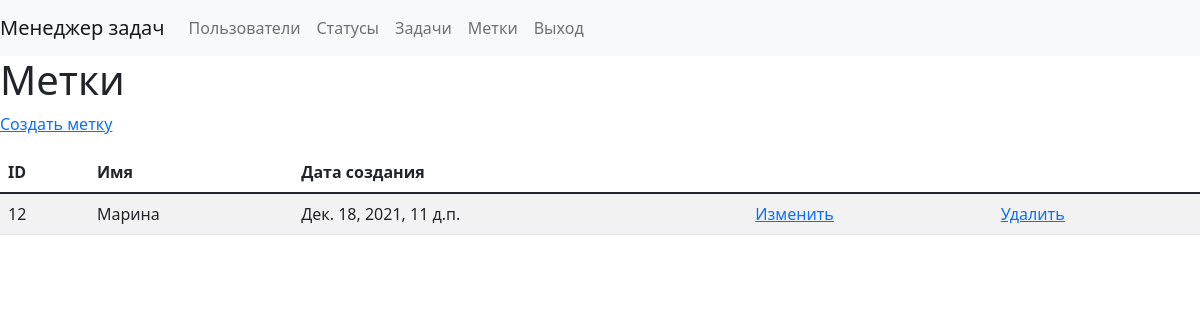
Page /labels/ (signed in) on the committed database.
### task_manager/labels/models.py (models this page shows, shortened)
class Label(models.Model):
    name = models.CharField(max_length=100)
    created_at = models.DateTimeField(auto_now_add=True)
    tasks = models.ManyToManyField('tasks.Task')
    objects = models.Manager()

### task_manager/labels/views.py (the view)
# urls.py: path('', views.LabelListView.as_view(), name='labels'),
class LabelListView(LoginRequiredMixin, ListView):
    model = Label
    paginate_by = 30
    template_name = 'label_list.html'

### task_manager/labels/templates/label_list.html
{% extends 'task_manager/base.html' %}
{% load i18n %}
{% load widget_tweaks %}
{% block content %}
<h1>{% trans "Метки" %}</h1>
<p><a href="{% url 'label/create' %}">{% trans "Создать метку" %} </a></p>
<table class="table table-striped">
  <thead>
    <tr>
      <th scope="col">{% trans "ID" %}</th>
      <th scope="col">{% trans "Имя" %}</th>
      <th scope="col">{% trans "Дата создания" %}</th>
      <th scope="col"></th>
    </tr>
  </thead>
    <tbody>
    {% for label in object_list %}
    <tr>
      <td>{{ label.id }}</td>
      <td>{{ label.name }}</td>
      <td>{{ label.created_at }}</td>
      <td><a href="{% url 'label/update' label.id %}">{% trans "Изменить" %}</a></td>
      <td><a href="{% url 'label/delete' label.id %}">{% trans "Удалить" %}</a></td>
    </tr>
{% endfor %}
    </tbody>
</table>
{% endblock %}

### rows in the picture
Label: id "12", name "Марина", created_at "Дек. 18, 2021, 11 д.п."
